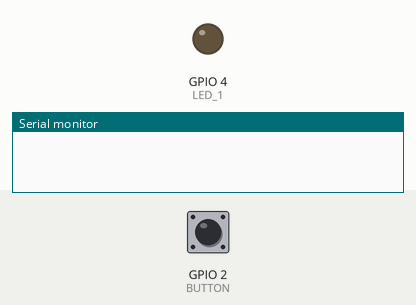
Simulated run of this program. Board: ESP32-S3. Parts: output pins drawn as LEDs (lit = HIGH), the last lines printed to the serial monitor. The inputs (shaded band) are chosen by the test bench; at power-on: GPIO 2 (BUTTON) HIGH.

Above: at 1.2 s.
1.3 s: GPIO 2 (BUTTON) pulled LOW for 0.15 s
At 1.7 s:
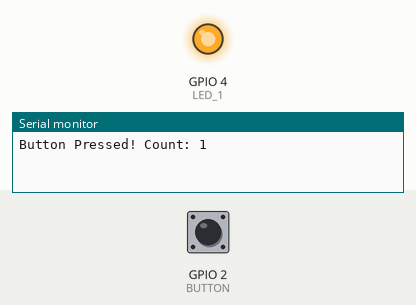
2.9 s: GPIO 2 (BUTTON) pulled LOW for 1 s
At 4.1 s:
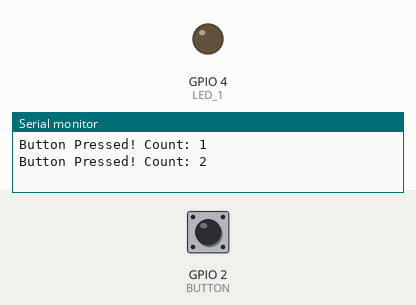
5.4 s: GPIO 2 (BUTTON) pulled LOW for 3.2 s
At 6.0 s:
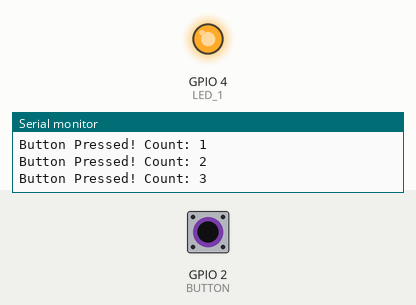
Timing chart, 0 to 8.4 s (numbered marks = the images above; inputs shaded):
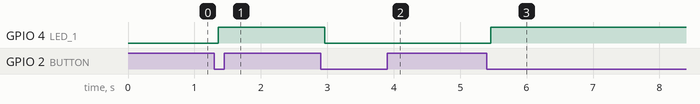

The program:

main.cpp
```cpp
#include <Arduino.h>
#define BUTTON 2
#define LED_1  4

int buttonState;
bool ledState = false;
bool lastButtonState = true;

unsigned long lastDebounceTime = 0;
unsigned long debounceDelay = 60;

int16_t counter = 0;
void IRAM_ATTR reaction() {
  counter++;
  Serial.println("\nButton Pressed! Count: " + String(counter));
}


void setup() {

  Serial.begin(115200);

  pinMode(BUTTON, INPUT);
  pinMode(LED_1, OUTPUT);

  attachInterrupt(digitalPinToInterrupt(BUTTON), reaction, FALLING);

}

void loop() {

  int reading = digitalRead(BUTTON);
  if (reading != (int)lastButtonState) {
    lastDebounceTime = millis();
  }
  if ((millis() - lastDebounceTime) > debounceDelay) {

    if (reading != buttonState) {
      buttonState = reading;
     if (buttonState == LOW) {
       ledState = !ledState;
     }
    }
  }
  digitalWrite(LED_1, ledState);

  lastButtonState = reading;
}
```

Measured:
- after the input at 1.3 s, GPIO 4 (LED_1): LOW → HIGH after 0.06 s
- after the input at 2.9 s, GPIO 4 (LED_1): HIGH → LOW after 0.06 s
- after the input at 5.4 s, GPIO 4 (LED_1): LOW → HIGH after 0.06 s
